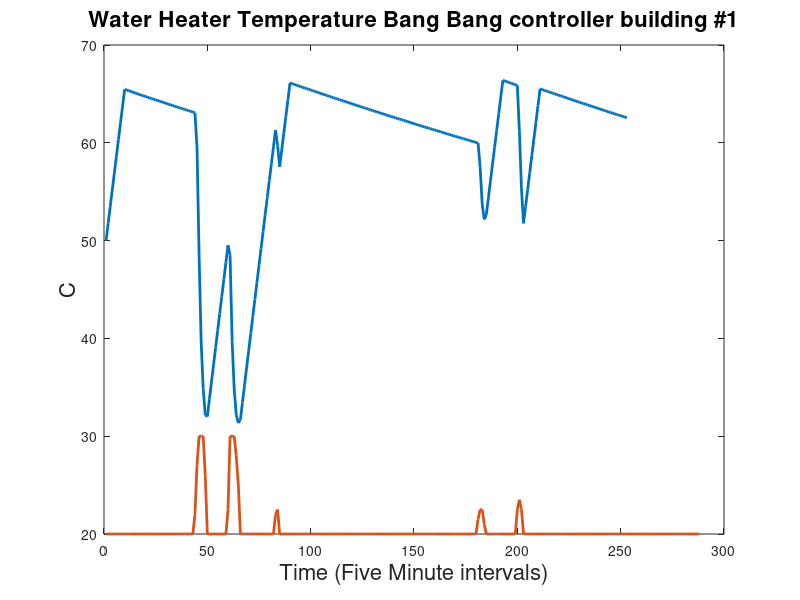

Source code (MATLAB): (Note: this script raises an error after producing the figure.)
% Created by Amin
% A simple example using direct control and MPC 

close all;clear;clc;

% Input Building Parameters 

global A_opt;
global b_opt;
global Tsetwh;
global oc;
global WHlbT;

input=csvread('2.Predictionfile.csv');
input=input'; 
inputP=csvread('1.PredictionfileP.csv');
inputwh=csvread('3.PredictionfileWH.csv');
inputwh=inputwh';
inputP=inputP';
price=inputP(2,:);   %1.ercot 2.detroit 3.CA
%price=input(10,:);
ocall(1,:)=input(11,:);
ocall(2,:)=input(12,:);

Tsetall(1,:)=input(8,:)-1;
Tsetall(2,:)=input(13,:)-1;
whuseall(1,:)=input(14,:);
whuseall(2,:)=input(15,:);
whLBall(1,:)=inputwh(7,:);
whLBall(2,:)=inputwh(7,:);
n=[];
nvars=[];
pc0=[];

global xx;
global n;
global nvars;
global Twh;
global Tenv;
global totalR;
global valvegain;
global WHusage;
global mc;
global TimeStep;
global Qelement;
global whinit;


global PredictionHorizon
PredictionHorizon=1*60;  %should be devidable to timestep
TimeStep=5;    %min
TwhAllmpc=[];
TwhAllbb=[];
BillwhBB=[];
QwhBB=[];
QwhBBtotal=[]
QwhMPCtotal=[]
QwhMPC=[];
BillwhMPC=[];


%% -------------------------------------------------
for nb=1:1   %number of buildings

    % simulation parameters

    oc=ocall(nb,:);
    WHusage=whuseall(nb,:);
    WHlbT=whLBall(nb,:);
    Tenv=(Tsetall(nb,:)-32)*(5/9);
    initialT=40+10*nb;
    Tsetwh=60;
    Qelement=2500;      %joule/second   R*I2
    valvegain=0.15*4217;    %C*liter/second
    totalR=0.4;      %Celsius/(joule/second)
    mc=100*4217;    %liter*C
    energyfactor=0.95;
    
    % reset for each building and controller
    Qwh=[];
    Twh=initialT;
    bill=0;
    
for n=1:288-12*3;

    
%% bang bang controler

            if Twh(n)>Tsetwh+5
                Qwh=[Qwh 0];
            elseif Twh(n)<Tsetwh-5
                Qwh=[Qwh Qelement];
            else
                if n==1;
                    Qwh=[Qwh Qelement];
                else
                    Qwh=[Qwh Qwh(n-1)];
                end
            end 

% water heater simulation
    
    Twh(n+1)=Twh(n)+(Qwh(n)-(Twh(n)-Tenv(n))/totalR-valvegain*WHusage(n)*(Twh(n)-Tenv(n)))/mc*TimeStep*60;
 
bill=bill+Qwh(n)*price(n)/500000/energyfactor;    

end
TwhAllbb(nb,:)=Twh;
BillwhBB(nb)=bill
QwhBB(nb,:)=Qwh;
QwhBBtotal(nb)=sum(Qwh)/12;
% BB plotter

figure;
plot(TwhAllbb(nb,:),'LineWidth',2);
str = ['Water Heater Temperature Bang Bang controller building #',num2str(nb)];
title(str,'FontSize',16,'color','black');
xlabel('Time (Five Minute intervals)','FontSize',16);
ylabel('C','FontSize',16);
hold on;
plot(WHusage*10+20,'LineWidth',2);



%% MPC -----------------------------------------------
    % reset for each building and controller
    Qwh=[];
    Twh=initialT;
    bill=0;
    
nvars = PredictionHorizon/TimeStep;    % Number of variables

for n=1:288-12*3;

    
%% MPC controler
          
c_opt=[];
whinit=Twh(n);
A_opt=tril(ones(nvars,nvars));
b_opt = [];                          %A*x <= b

for i=1:nvars;
c_opt = [c_opt price(n+i)/500000];     %min c'*x

A_opt(i:end,i) = Qelement*TimeStep*60/mc;
b_opt(i)=whinit+(Qelement*i-(Twh(n)-Tenv(n))/totalR-valvegain*WHusage(n+i)*(Twh(n)-Tenv(n)))*TimeStep*60/mc+2+(1-WHlbT(n+i)).*30;    % setpoint is missing!!!!!
b_opt(nvars+i)=-(whinit+(Qelement*i-(Twh(n)-Tenv(n))/totalR-valvegain*WHusage(n+i)*(Twh(n)-Tenv(n)))*TimeStep*60/mc)+2;

end
A_opt=[A_opt;-A_opt];
b_opt=b_opt';


intcon=1:nvars;
options = gaoptimset;
options.TimeLimit=100;
options = gaoptimset(options,'PopulationSize',50);
LB = zeros(1,nvars);   % Lower bound
UB = ones(1,nvars);  % Upper bound


whobjfun=@(x) ((x*Qelement)*c_opt');
Constraint=@constraintwh;
%Constraint=@(x) (A_opt*x'-b_opt,[]);
[x_wh,fval_wh] = ga(whobjfun,nvars,[],[],[],[],LB,UB,Constraint,intcon,options);
           

% water heater simulation
    Qwh(n)=x_wh(1)*Qelement;
    Twh(n+1)=Twh(n)+(Qwh(n)-(Twh(n)-Tenv(n))/totalR-valvegain*WHusage(n)*(Twh(n)-Tenv(n)))/mc*TimeStep*60;
    bill=bill+Qwh(n)*price(n)/500000/energyfactor; 
        
end
TwhAllmpc(nb,:)=Twh;
BillwhMPC(nb)=bill;
QwhMPC(nb,:)=Qwh;
QwhMPCtotal(nb)=sum(Qwh)/12;
% MPC plotter

figure;
plot(TwhAllmpc(nb,:),'LineWidth',2);
str = ['Water Heater Temperature MPC building #',num2str(nb)];
title(str,'FontSize',16,'color','black');
xlabel('Time (Five Minute intervals)','FontSize',16);
ylabel('C','FontSize',16);
hold on;
plot(WHusage*10+20,'LineWidth',2);
plot(oc*5+25,'LineWidth',2);
plot(60-5-(1-WHlbT(nb,:)).*30,'LineWidth',2,'LineStyle','--');
plot(60+5+WHlbT(nb,:).*0,'LineWidth',2,'LineStyle','--');





%subplot first building


figure
subplot(1,2,1);
plot(TwhAllbb(nb,:),'b','LineWidth',1,'Color',[0.152941182255745 0.227450981736183 0.372549027204514]);
str = ['Water Heater Temperature Bang Bang controller building #',num2str(nb)];
title(str,'FontSize',16,'color','black');
xlabel('Time (Five Minute intervals)','FontSize',16);
ylabel('C','FontSize',16);
hold on;
plot(WHusage*10+20,'LineWidth',1);
plot(60+5+WHlbT(nb,:).*0,'LineWidth',1,'LineWidth',1,'LineStyle','--','Color',[0 0 0]);
plot(60-5+WHlbT(nb,:).*0,'LineWidth',1,'LineWidth',1,'LineStyle','--','Color',[0 0 0]);

subplot(1,2,2);
plot(TwhAllmpc(nb,:),'b','LineWidth',1,'Color',[0.152941182255745 0.227450981736183 0.372549027204514]);
str = ['Water Heater Temperature MPC building #',num2str(nb)];
title(str,'FontSize',16,'color','black');
xlabel('Time (Five Minute intervals)','FontSize',16);
ylabel('C','FontSize',16);
hold on;
plot(WHusage*10+20,'LineWidth',1);
plot(oc*5+25,'r','LineWidth',1,'Color',[0.635294139385223 0.0784313753247261 0.184313729405403],'LineStyle','-');
plot(60-5-(1-WHlbT(nb,:)).*30,'LineWidth',1,'LineWidth',1,'LineStyle','--','Color',[0 0 0]);
plot(60+5+WHlbT(nb,:).*0,'LineWidth',1,'LineWidth',1,'LineStyle','--','Color',[0 0 0]);



end




